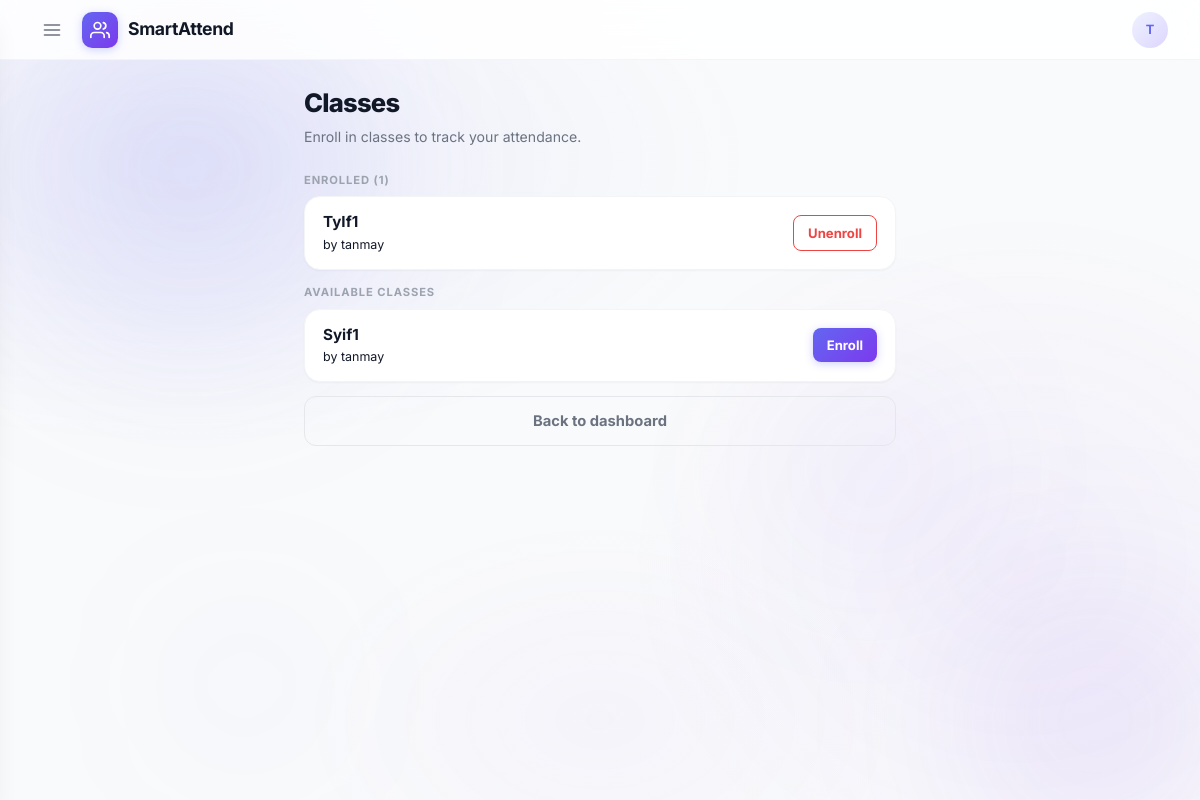
/student/classes (signed in), run on the app's committed database.
### app/models.py (models this page shows, shortened)
class User(UserMixin, db.Model):
    id            = db.Column(db.Integer, primary_key=True)
    name          = db.Column(db.String(100))
    email         = db.Column(db.String(100), unique=True)
    password      = db.Column(db.String(200))
    role          = db.Column(db.String(10))   # 'student', 'teacher', 'hod', 'principal'
    is_admin      = db.Column(db.Boolean, default=False)
    profile_photo = db.Column(db.String(200), nullable=True)  # filename in uploads/
    email_notifications = db.Column(db.Boolean, default=True)
    department_id = db.Column(db.Integer, db.ForeignKey('department.id'), nullable=True)
    department = db.relationship('Department', backref='members', foreign_keys=[department_id])

class StudentClass(db.Model):
    id          = db.Column(db.Integer, primary_key=True)
    student_id  = db.Column(db.Integer, db.ForeignKey('student.id'), nullable=False)
    class_id    = db.Column(db.Integer, db.ForeignKey('teacher_class.id'), nullable=False)
    enrolled_at = db.Column(db.DateTime, default=datetime.datetime.now)
    student     = db.relationship('Student', backref=db.backref('enrolled_classes', lazy='dynamic'))
    tc          = db.relationship('TeacherClass', backref=db.backref('students', lazy='dynamic'))

class TeacherClass(db.Model):
    id          = db.Column(db.Integer, primary_key=True)
    teacher_id  = db.Column(db.Integer, db.ForeignKey('user.id'), nullable=False)
    name        = db.Column(db.String(100), nullable=False)
    description = db.Column(db.String(300), nullable=True)
    created_at  = db.Column(db.DateTime, default=datetime.datetime.now)
    teacher     = db.relationship('User', backref=db.backref('classes', lazy='dynamic'))

### app/routes/student.py (the view)
@student_bp.route('/classes')
@login_required
def classes():
    student = Student.query.filter_by(user_id=current_user.id).first()
    all_classes = TeacherClass.query.order_by(TeacherClass.name).all()
    enrolled_ids = set()
    enrolled_classes = []
    if student:
        enrolled = StudentClass.query.filter_by(student_id=student.id).all()
        enrolled_classes = enrolled
        enrolled_ids = {s.class_id for s in enrolled}
    return render_template('student/classes.html',
                           all_classes=all_classes,
                           enrolled_classes=enrolled_classes,
                           enrolled_ids=enrolled_ids)

### app/models.py (called while the page is built)
@login_manager.user_loader
def load_user(user_id):
    return db.session.get(User, int(user_id))

### app/templates/student/classes.html (shortened to what this page needs)
{% extends "base.html" %}
{% block content %}
<div class="page">
  <div class="page-title">Classes</div>
  <div class="page-sub">Enroll in classes to track your attendance.</div>
  {% if enrolled_classes %}
  <div class="section-label" style="margin-bottom:8px;">Enrolled ({{ enrolled_classes|length }})</div>
  <div class="card mb-3">
    {% for ec in enrolled_classes %}
    <div style="padding:14px 18px;{% if not loop.last %}border-bottom:1px solid var(--border);{% endif %}">
      <div style="display:flex;justify-content:space-between;align-items:center;gap:12px;">
        <div style="flex:1;min-width:0;">
          <div style="font-weight:700;font-size:.95rem;color:var(--text);">{{ ec.tc.name }}</div>
          <div style="font-size:.78rem;color:var(--text-2);margin-top:2px;">
            by {{ ec.tc.teacher.name if ec.tc.teacher else 'Unknown' }}
          </div>
        </div>
        <form method="POST" action="/student/classes/unenroll/{{ ec.tc.id }}" style="margin:0;">
          <button type="submit" class="btn btn-sm btn-ghost" style="color:var(--danger);border-color:var(--danger);">Unenroll</button>
        </form>
      </div>
    </div>
    {% endfor %}
  </div>
  {% endif %}
  {% set available = [] %}
  {% if available %}
  <div class="section-label" style="margin-bottom:8px;">Available classes</div>
  <div class="card">
    {% for c in available %}
    <div style="padding:14px 18px;{% if not loop.last %}border-bottom:1px solid var(--border);{% endif %}">
      <div style="display:flex;justify-content:space-between;align-items:center;gap:12px;">
        <div style="flex:1;min-width:0;">
          <div style="font-weight:700;font-size:.95rem;color:var(--text);">{{ c.name }}</div>
          <div style="font-size:.78rem;color:var(--text-2);margin-top:2px;">
            by {{ c.teacher.name if c.teacher else 'Unknown' }}
          </div>
        </div>
        <form method="POST" action="/student/classes/enroll/{{ c.id }}" style="margin:0;">
          <button type="submit" class="btn btn-sm btn-primary">Enroll</button>
        </form>
      </div>
    </div>
    {% endfor %}
  </div>
  {% endif %}
  <a href="/student/dashboard" class="btn btn-ghost mt-3">Back to dashboard</a>
</div>
{% endblock %}

### app/templates/base.html (shortened to what this page needs)
<!DOCTYPE html>
<html lang="en">
<head>
  <link rel="stylesheet" href="{{ url_for('static', filename='css/style.css') }}">
</head>
<body>
<div class="cosmic-orbs" aria-hidden="true">
  <div class="cosmic-orb cosmic-orb--1"></div>
  <div class="cosmic-orb cosmic-orb--2"></div>
  <div class="cosmic-orb cosmic-orb--3"></div>
  <div class="cosmic-orb cosmic-orb--4"></div>
</div>
{% if current_user.is_authenticated %}
<header class="app-bar" id="app-bar">
  <div class="bar-brand">
    <button class="hamburger" onclick="openDrawer()" title="Menu">
      <svg viewBox="0 0 24 24" fill="none" stroke="currentColor" stroke-width="2" stroke-linecap="round"><line x1="3" y1="6" x2="21" y2="6"/><line x1="3" y1="12" x2="21" y2="12"/><line x1="3" y1="18" x2="21" y2="18"/></svg>
    </button>
    <div class="bar-logo">
      <svg viewBox="0 0 24 24" fill="none" stroke="currentColor" stroke-width="2" stroke-linecap="round" stroke-linejoin="round">
        <path d="M17 21v-2a4 4 0 0 0-4-4H5a4 4 0 0 0-4 4v2"/>
        <circle cx="9" cy="7" r="4"/>
        <path d="M23 21v-2a4 4 0 0 0-3-3.87"/>
        <path d="M16 3.13a4 4 0 0 1 0 7.75"/>
      </svg>
    </div>
    SmartAttend
  </div>
  <div class="bar-right">
    <a href="/auth/profile" class="bar-avatar-link" title="Profile">
      <div class="bar-avatar">
        {% if current_user.profile_photo %}
        <img src="/static/uploads/{{ current_user.profile_photo }}" alt="" style="width:100%;height:100%;object-fit:cover;border-radius:50%;">
        {% else %}
        {{ current_user.name[0]|upper }}
        {% endif %}
      </div>
    </a>
  </div>
</header>
{% endif %}
{% block content %}{% endblock %}
</body>
</html>

### data on the page
User: name "T"
StudentClass: tc.name "TyIf1", tc.teacher "tanmay"
TeacherClass: name "Syif1", teacher "tanmay"

### other printed values
{{ enrolled_classes|length }} "1"
